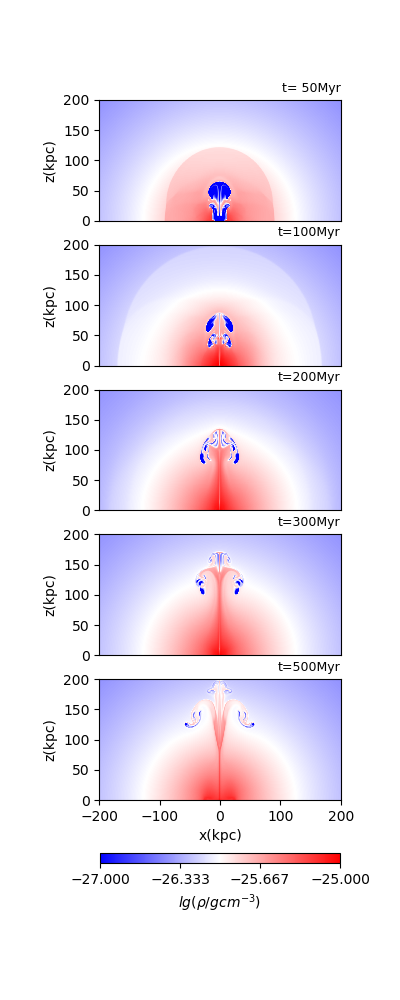

The script that saved this image:
#!/usr/bin/env python
#
#===========================================
# this script is for 2d-color plotting
# 5 plots together 
# Det, May 17,2018
#===========================================
#

import numpy as np
import matplotlib; matplotlib.use('Agg')
import matplotlib.pyplot as plt
from pylab import *


#define a function for loading data 
def loaddata(filename):
    fo=open(filename,'r')
    data=fo.readlines()
    fo.close()
    x=[]
    for line in data:
        line=line.split()
        x.append(float(line[0]))
    del data
    print ("len(%s): %d"%(filename,len(x)))
    x=np.array(x)
    return x

#define functions to reflect y and data for axisymmetric plotting:
def yreflect(y,jend):
    y1=np.zeros((jend*2-1),dtype=float)
    for j in range(0,jend*2-1):
        if j<=jend-1 :
            y1[j]=-y[jend-1-j]
        else:
            y1[j]=y[j-jend+1]
    return y1
def datareflect(data,iend,jend):
    data1=np.zeros((iend,jend*2-1),dtype=float)
    for i in range(0,iend):
        for j in range(0,jend*2-1):
            if j<=jend-1 :
                data1[i,j]=data[i,jend-1-j]
            else:
                data1[i,j]=data[i,j-jend+1]
    return data1

x=loaddata("./datas/xhascii.out5")
y=loaddata("./datas/yhascii.out5")
den_1=loaddata("./datas/denascii.out1")
den_2=loaddata("./datas/denascii.out2")
den_3=loaddata("./datas/denascii.out3")
den_4=loaddata("./datas/denascii.out4")
den_5=loaddata("./datas/denascii.out5")

#data analyzing and ploting:
cmkpc=3.08e21

x=x/cmkpc
y=y/cmkpc

den_1=log10(den_1)
den_2=log10(den_2)
den_3=log10(den_3)
den_4=log10(den_4)
den_5=log10(den_5)

den_1.shape=len(x),len(y) # transform 1d array to 2d array
den_1=transpose(den_1)
den_2.shape=len(x),len(y)
den_2=transpose(den_2)
den_3.shape=len(x),len(y) # transform 1d array to 2d array
den_3=transpose(den_3)
den_4.shape=len(x),len(y)
den_4=transpose(den_4)
den_5.shape=len(x),len(y)
den_5=transpose(den_5)

imax=800
jmax=800
#extract iplot*jplot array data for velocity ploting

xx=np.zeros((imax),dtype=float)
for i in range(0,imax):xx[i]=x[i]
yy=yreflect(y,jmax)
den_1=datareflect(den_1,imax,jmax)
den_2=datareflect(den_2,imax,jmax)
den_3=datareflect(den_3,imax,jmax)
den_4=datareflect(den_4,imax,jmax)
den_5=datareflect(den_5,imax,jmax)

#plotting:
print ("plotting:")
fig=plt.figure(figsize=(4,10))

ax=fig.add_subplot(511)
#ax = plt.axes([0.2, 0.6, 0.7, 0.35]) #[left,bottom,width,height]
pcm=ax.pcolormesh(yy,xx,den_1,vmin=-27.,vmax=-25.,cmap=cm.bwr)
#pcm=ax.contourf(yd,xd,ulg1_1,70,vmin=4.5,vmax=9.0,cmap=cm.jet)
ax.set_xticks([])
ax.set_ylabel('z(kpc)')
#ax.set_title('run R3',loc='left',fontsize=10)
ax.set_title('t= 50Myr',loc='right',fontsize=9)
plt.gca().set_aspect('equal')

ax=fig.add_subplot(512)
#ax = plt.axes([0.2, 0.6, 0.7, 0.35])  #[left,bottom,width,height]
pcm=ax.pcolormesh(yy,xx,den_2,vmin=-27.,vmax=-25.,cmap=cm.bwr)
#pcm=ax.contourf(yd,xd,ulg1_2,70,vmin=4.5,vmax=9.0,cmap=cm.jet)
ax.set_xticks([])
ax.set_ylabel('z(kpc)')
ax.set_title('t=100Myr',loc='right',fontsize=9)
plt.gca().set_aspect('equal')

ax=fig.add_subplot(513)
#ax = plt.axes([0.2, 0.70, 0.7, 0.28])  #[left,bottom,width,height]
pcm=ax.pcolormesh(yy,xx,den_3,vmin=-27.,vmax=-25.,cmap=cm.bwr)
#pcm=ax.contourf(yd,xd,ulg1_3,70,vmin=4.5,vmax=9.0,cmap=cm.jet)
ax.set_xticks([])
ax.set_ylabel('z(kpc)')
ax.set_title('t=200Myr',loc='right',fontsize=9)
plt.gca().set_aspect('equal')

ax=fig.add_subplot(514)
#ax = plt.axes([0.2, 0.41, 0.7, 0.28])  #[left,bottom,width,height]
pcm=ax.pcolormesh(yy,xx,den_4,vmin=-27.,vmax=-25.,cmap=cm.bwr)
#pcm=ax.contourf(yd,xd,ulg1_4,70,vmin=4.5,vmax=9.0,cmap=cm.jet)
ax.set_xticks([])
ax.set_ylabel('z(kpc)')
ax.set_title('t=300Myr',loc='right',fontsize=9)
plt.gca().set_aspect('equal')

ax=fig.add_subplot(515)
#ax = plt.axes([0.2, 0.12, 0.7, 0.28])  #[left,bottom,width,height]
pcm=ax.pcolormesh(yy,xx,den_5,vmin=-27.,vmax=-25.,cmap=cm.bwr)
#pcm=ax.contourf(yd,xd,ulg1_5,70,vmin=4.5,vmax=9.0,cmap=cm.jet)
ax.set_xlabel('x(kpc)')
ax.set_ylabel('z(kpc)')
ax.set_title('t=500Myr',loc='right',fontsize=9)
plt.gca().set_aspect('equal')


#set colorbar:
plt.subplots_adjust(0.2,0.2,0.9,0.9)# (left,bottom,right,top)
cax = plt.axes([0.25, 0.137, 0.6, 0.01])  #[left,bottom,width,height]
cbar=plt.colorbar(pcm,cax=cax,orientation='horizontal')
cbar.set_label('$lg(\\rho/g cm^{-3}) $')
cbar.set_ticks(np.linspace(-27,-25,4))

fig.savefig("./den5.png")
#fig.show()

